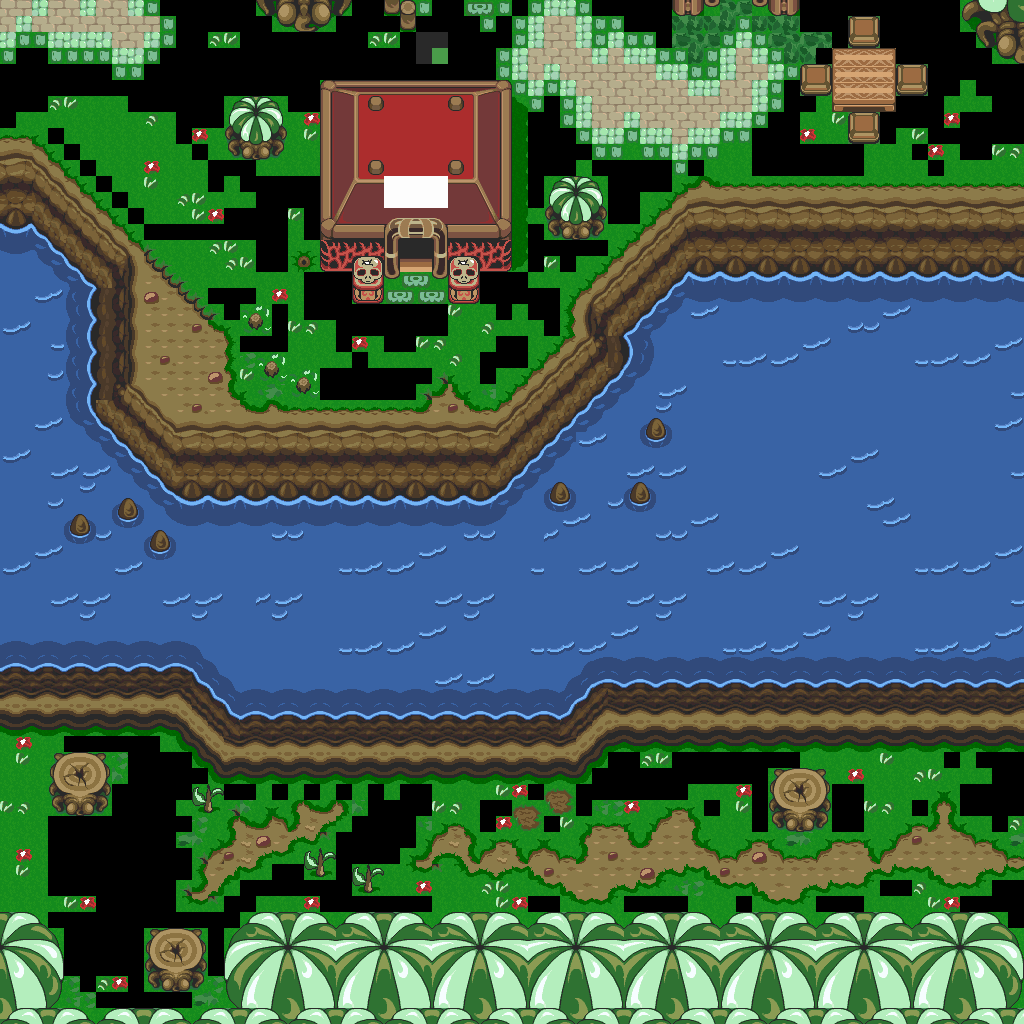

A 2D game scene composited from a Tiled map and its tileset images. What follows is a short description and the map's XML, with each tile layer's data collapsed to a summary:
An orthogonal 64x64 tile map with 16x16 px tiles, 1 tile layer (base), 2 hidden layers not drawn and 6 objects.

<map version="1.10" tiledversion="1.12.1" orientation="orthogonal" renderorder="right-down" width="64" height="64" tilewidth="16" tileheight="16" infinite="0" nextlayerid="4" nextobjectid="7">
 <tileset firstgid="1" source="../classiciphone_pics4.tsx" />
 <layer id="1" name="base" width="64" height="64">
  <data>[4096 cells, 3496 non-empty, 362 distinct tile ids]</data>
 </layer>
 <layer id="2" name="collision" width="64" height="64" visible="0">
  <properties><property name="collision" value="true" /></properties>
  <data>[4096 cells, 1133 non-empty, 1 distinct tile ids]</data>
 </layer>
 <layer id="3" name="water" width="64" height="64" visible="0">
  <properties><property name="terrain" value="water" /></properties>
  <data>[4096 cells, 1281 non-empty, 1 distinct tile ids]</data>
 </layer>
 <objectgroup id="4" name="npcs">
  <object id="1" x="240.0" y="304.0" width="16" height="16">
   <properties>
    <property name="script" type="string">-- Auto-converted from GraalScript
joinResource("bush")</property>
   </properties>
  </object>
  <object id="2" x="288.0" y="368.0" width="16" height="16">
   <properties>
    <property name="script" type="string">-- Auto-converted from GraalScript
joinResource("bush")</property>
   </properties>
  </object>
  <object id="3" x="256.0" y="352.0" width="16" height="16">
   <properties>
    <property name="script" type="string">-- Auto-converted from GraalScript
joinResource("bush")</property>
   </properties>
  </object>
  <object id="4" x="512.0" y="800.0" width="16" height="16">
   <properties>
    <property name="script" type="string">-- Auto-converted from GraalScript
joinResource("rock_1")</property>
   </properties>
  </object>
  <object id="5" x="544.0" y="784.0" width="16" height="16">
   <properties>
    <property name="script" type="string">-- Auto-converted from GraalScript
joinResource("rock_1")</property>
   </properties>
  </object>
  <object id="6" x="288.0" y="240.0" width="16" height="16">
   <properties>
    <property name="script" type="string">-- Auto-converted from GraalScript
-- join("sign_liftable");
-- [CLIENT-SIDE — server no-op]
-- if (created) setstring this.text,#b
-- Sneaky's Marine Mansion;</property>
   </properties>
  </object>
 </objectgroup>
</map>
